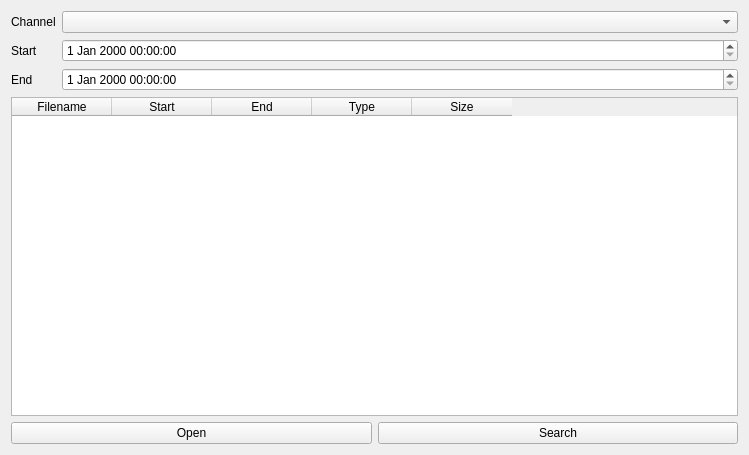
<?xml version="1.0" encoding="UTF-8"?>
<ui version="4.0">
 <class>FileBrowser</class>
 <widget class="QWidget" name="FileBrowser">
  <property name="geometry">
   <rect>
    <x>0</x>
    <y>0</y>
    <width>749</width>
    <height>455</height>
   </rect>
  </property>
  <property name="windowTitle">
   <string>Form</string>
  </property>
  <layout class="QVBoxLayout" name="verticalLayout">
   <item>
    <layout class="QFormLayout" name="formLayout">
     <item row="0" column="0">
      <widget class="QLabel" name="channelLabel">
       <property name="text">
        <string>Channel</string>
       </property>
      </widget>
     </item>
     <item row="0" column="1">
      <widget class="QComboBox" name="channel">
       <property name="currentText">
        <string/>
       </property>
       <property name="currentIndex">
        <number>-1</number>
       </property>
       <item>
        <property name="text">
         <string>1</string>
        </property>
       </item>
       <item>
        <property name="text">
         <string>2</string>
        </property>
       </item>
      </widget>
     </item>
     <item row="1" column="0">
      <widget class="QLabel" name="startLabel">
       <property name="text">
        <string>Start</string>
       </property>
      </widget>
     </item>
     <item row="1" column="1">
      <widget class="QDateTimeEdit" name="startDateTime"/>
     </item>
     <item row="2" column="0">
      <widget class="QLabel" name="endLabel">
       <property name="text">
        <string>End</string>
       </property>
      </widget>
     </item>
     <item row="2" column="1">
      <widget class="QDateTimeEdit" name="endDateTime"/>
     </item>
    </layout>
   </item>
   <item>
    <widget class="QTableWidget" name="table">
     <property name="alternatingRowColors">
      <bool>true</bool>
     </property>
     <property name="selectionMode">
      <enum>QAbstractItemView::SingleSelection</enum>
     </property>
     <property name="selectionBehavior">
      <enum>QAbstractItemView::SelectRows</enum>
     </property>
     <column>
      <property name="text">
       <string>Filename</string>
      </property>
     </column>
     <column>
      <property name="text">
       <string>Start</string>
      </property>
     </column>
     <column>
      <property name="text">
       <string>End</string>
      </property>
     </column>
     <column>
      <property name="text">
       <string>Type</string>
      </property>
     </column>
     <column>
      <property name="text">
       <string>Size</string>
      </property>
     </column>
    </widget>
   </item>
   <item>
    <layout class="QGridLayout" name="gridLayout">
     <item row="1" column="0">
      <widget class="QPushButton" name="open">
       <property name="text">
        <string>Open</string>
       </property>
      </widget>
     </item>
     <item row="1" column="1">
      <widget class="QPushButton" name="search">
       <property name="text">
        <string>Search</string>
       </property>
      </widget>
     </item>
    </layout>
   </item>
  </layout>
 </widget>
 <resources/>
 <connections/>
</ui>
